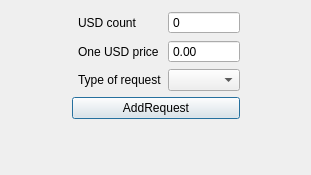
<?xml version="1.0" encoding="UTF-8"?>
<ui version="4.0">
 <class>RequestDialog</class>
 <widget class="QDialog" name="RequestDialog">
  <property name="geometry">
   <rect>
    <x>0</x>
    <y>0</y>
    <width>311</width>
    <height>175</height>
   </rect>
  </property>
  <property name="windowTitle">
   <string>Add request dialog</string>
  </property>
  <layout class="QGridLayout" name="gridLayout">
   <item row="6" column="0" colspan="5">
    <widget class="QLabel" name="errLabel">
     <property name="text">
      <string/>
     </property>
     <property name="alignment">
      <set>Qt::AlignCenter</set>
     </property>
    </widget>
   </item>
   <item row="3" column="0">
    <spacer name="horizontalSpacer_2">
     <property name="orientation">
      <enum>Qt::Horizontal</enum>
     </property>
     <property name="sizeHint" stdset="0">
      <size>
       <width>40</width>
       <height>20</height>
      </size>
     </property>
    </spacer>
   </item>
   <item row="3" column="2">
    <widget class="QLabel" name="label_3">
     <property name="text">
      <string>Type of request</string>
     </property>
    </widget>
   </item>
   <item row="3" column="3">
    <widget class="QComboBox" name="TypeBox"/>
   </item>
   <item row="3" column="4">
    <spacer name="horizontalSpacer">
     <property name="orientation">
      <enum>Qt::Horizontal</enum>
     </property>
     <property name="sizeHint" stdset="0">
      <size>
       <width>40</width>
       <height>20</height>
      </size>
     </property>
    </spacer>
   </item>
   <item row="0" column="3">
    <widget class="QSpinBox" name="USDCountBox">
     <property name="buttonSymbols">
      <enum>QAbstractSpinBox::NoButtons</enum>
     </property>
     <property name="maximum">
      <number>1000000000</number>
     </property>
     <property name="stepType">
      <enum>QAbstractSpinBox::AdaptiveDecimalStepType</enum>
     </property>
    </widget>
   </item>
   <item row="2" column="3">
    <widget class="QDoubleSpinBox" name="UsdPriceBox">
     <property name="buttonSymbols">
      <enum>QAbstractSpinBox::NoButtons</enum>
     </property>
     <property name="minimum">
      <double>0.000000000000000</double>
     </property>
     <property name="maximum">
      <double>1000000.000000000000000</double>
     </property>
     <property name="singleStep">
      <double>1.000000000000000</double>
     </property>
     <property name="stepType">
      <enum>QAbstractSpinBox::DefaultStepType</enum>
     </property>
    </widget>
   </item>
   <item row="2" column="2">
    <widget class="QLabel" name="label">
     <property name="text">
      <string>One USD price</string>
     </property>
    </widget>
   </item>
   <item row="0" column="2">
    <widget class="QLabel" name="USDCountLabel">
     <property name="text">
      <string>USD count</string>
     </property>
    </widget>
   </item>
   <item row="5" column="1" colspan="3">
    <widget class="QPushButton" name="AddRequestButton">
     <property name="text">
      <string>AddRequest</string>
     </property>
    </widget>
   </item>
  </layout>
 </widget>
 <resources/>
 <connections/>
</ui>
